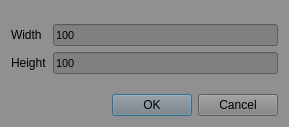
<?xml version="1.0" encoding="UTF-8"?>
<ui version="4.0">
 <class>resize_field_Window</class>
 <widget class="QDialog" name="resize_field_Window">
  <property name="geometry">
   <rect>
    <x>0</x>
    <y>0</y>
    <width>289</width>
    <height>127</height>
   </rect>
  </property>
  <property name="windowTitle">
   <string>Enter the size of the universe</string>
  </property>
  <property name="styleSheet">
   <string notr="true">background-color: #909090;
color: #000000;</string>
  </property>
  <layout class="QVBoxLayout" name="verticalLayout">
   <item>
    <layout class="QFormLayout" name="formLayout">
     <item row="1" column="0">
      <widget class="QLabel" name="width_label">
       <property name="text">
        <string>Width</string>
       </property>
      </widget>
     </item>
     <item row="1" column="1">
      <widget class="QLineEdit" name="get_width">
       <property name="font">
        <font>
         <pointsize>8</pointsize>
        </font>
       </property>
       <property name="styleSheet">
        <string notr="true">background-color: #808080;</string>
       </property>
       <property name="text">
        <string>100</string>
       </property>
      </widget>
     </item>
     <item row="2" column="1">
      <widget class="QLineEdit" name="get_height">
       <property name="font">
        <font>
         <pointsize>8</pointsize>
        </font>
       </property>
       <property name="styleSheet">
        <string notr="true">background-color: #808080;</string>
       </property>
       <property name="text">
        <string>100</string>
       </property>
      </widget>
     </item>
     <item row="2" column="0">
      <widget class="QLabel" name="height_label">
       <property name="text">
        <string>Height</string>
       </property>
      </widget>
     </item>
     <item row="3" column="1">
      <spacer name="verticalSpacer">
       <property name="orientation">
        <enum>Qt::Vertical</enum>
       </property>
       <property name="sizeHint" stdset="0">
        <size>
         <width>20</width>
         <height>40</height>
        </size>
       </property>
      </spacer>
     </item>
     <item row="0" column="1">
      <spacer name="verticalSpacer_2">
       <property name="orientation">
        <enum>Qt::Vertical</enum>
       </property>
       <property name="sizeHint" stdset="0">
        <size>
         <width>20</width>
         <height>40</height>
        </size>
       </property>
      </spacer>
     </item>
    </layout>
   </item>
   <item>
    <layout class="QHBoxLayout" name="horizontalLayout">
     <item>
      <spacer name="horizontalSpacer">
       <property name="orientation">
        <enum>Qt::Horizontal</enum>
       </property>
       <property name="sizeHint" stdset="0">
        <size>
         <width>40</width>
         <height>20</height>
        </size>
       </property>
      </spacer>
     </item>
     <item>
      <widget class="QPushButton" name="ok_Button">
       <property name="styleSheet">
        <string notr="true">background-color: #808080;</string>
       </property>
       <property name="text">
        <string>OK</string>
       </property>
      </widget>
     </item>
     <item>
      <widget class="QPushButton" name="cancel_Button">
       <property name="styleSheet">
        <string notr="true">background-color: #808080;</string>
       </property>
       <property name="text">
        <string>Cancel</string>
       </property>
      </widget>
     </item>
    </layout>
   </item>
  </layout>
 </widget>
 <resources/>
 <connections/>
</ui>
